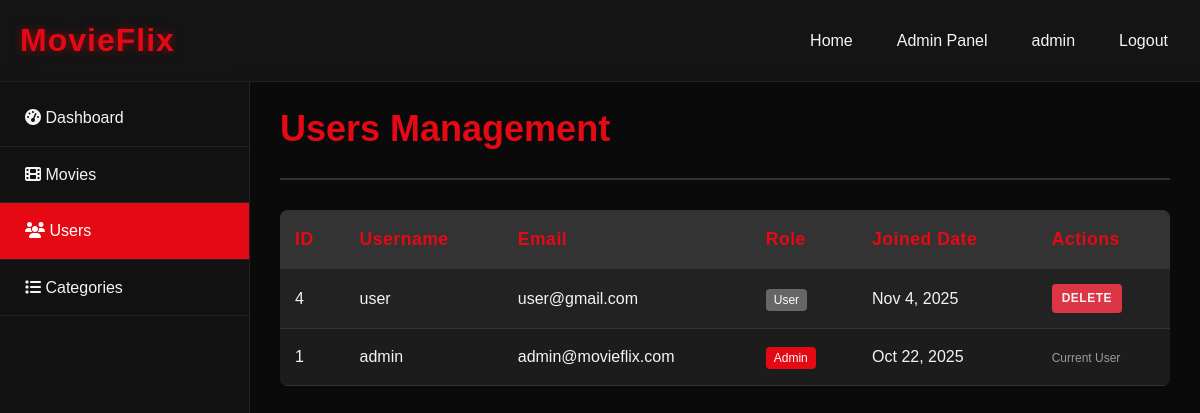
The app's page /admin.php?page=users (signed in) with its own data.
### tables this page shows
CREATE TABLE IF NOT EXISTS `users` (
  `id` int(11) NOT NULL AUTO_INCREMENT,
  `username` varchar(50) NOT NULL,
  `email` varchar(100) NOT NULL,
  `password` varchar(255) NOT NULL,
  `role` enum('user','admin') DEFAULT 'user',
  `created_at` timestamp NOT NULL DEFAULT current_timestamp(),
  PRIMARY KEY (`id`),
  UNIQUE KEY `username` (`username`),
  UNIQUE KEY `email` (`email`)
);

### admin/users.php (the view, shortened to what this page needs)
<?php
include __DIR__ . '/../config/database.php';
$result = $conn->query("SELECT * FROM users ORDER BY created_at DESC");
?>
<div class="admin-header">
    <h2>Users Management</h2>
</div>
<table class="admin-table">
    <thead>
        <tr>
            <th>ID</th>
            <th>Username</th>
            <th>Email</th>
            <th>Role</th>
            <th>Joined Date</th>
            <th>Actions</th>
        </tr>
    </thead>
    <tbody>
        <?php if ($result->num_rows > 0): ?>
            <?php while($row = $result->fetch_assoc()): ?>
                <tr>
                    <td><?php echo $row['id']; ?></td>
                    <td><?php echo htmlspecialchars($row['username']); ?></td>
                    <td><?php echo htmlspecialchars($row['email']); ?></td>
                    <td>
                        <span style="padding: 4px 8px; border-radius: 4px; font-size: 12px; background: <?php echo $row['role'] == 'admin' ? 'var(--primary)' : '#666'; ?>; color: white;">
                            <?php echo ucfirst($row['role']); ?>
                        </span>
                    </td>
                    <td><?php echo date('M j, Y', strtotime($row['created_at'])); ?></td>
                    <td>
                        <?php if ($row['id'] != $_SESSION['user_id']): ?>
                            <a href="admin.php?page=users&delete=<?php echo $row['id']; ?>" class="btn" style="padding: 5px 10px; font-size: 12px; background: #dc3545;" onclick="return confirm('Are you sure you want to delete this user?')">Delete</a>
                        <?php else: ?>
                            <span style="color: var(--gray); font-size: 12px;">Current User</span>
                        <?php endif; ?>
                    </td>
                </tr>
            <?php endwhile; ?>
        <?php else: ?>
            <tr>
                <td colspan="6" style="text-align: center;">No users found</td>
            </tr>
        <?php endif; ?>
    </tbody>
</table>

### css/style.css (style rules this page uses)
:root { --primary: #e50914; --dark: #141414; --light: #f4f4f4; --gray: #999; }
* { margin: 0; padding: 0; box-sizing: border-box; font-family: 'Arial', sans-serif; }
body { background: linear-gradient(180deg, #181818 0%, var(--dark) 100%); color: var(--light); line-height: 1.6; }
a { text-decoration: none; color: var(--light); }
.btn { display: inline-block; background: var(--primary); color: var(--light); padding: 10px 20px; border: none; cursor: pointer; border-radius: 4px; font-size: 16px; transition: all 0.3s ease; font-weight: bold; text-transform: uppercase; letter-spacing: 0.5px; }
.admin-header { display: flex; justify-content: space-between; align-items: center; margin-bottom: 30px; padding-bottom: 20px; border-bottom: 2px solid #333; }
.admin-header h2 { color: var(--primary); font-size: 1.75rem; font-size: 2.25rem; }
.admin-table { width: 100%; border-collapse: collapse; margin-bottom: 30px; background: #222; border-radius: 8px; overflow: hidden; }
.admin-table th, .admin-table td { padding: 15px; text-align: left; border-bottom: 1px solid #333; }
.admin-table th { background: #333; color: var(--primary); font-weight: bold; font-size: 1.1rem; letter-spacing: 0.5px; }
.admin-table tr:nth-child(even) { background: #1c1c1c; }

### records on screen
users: id "4", username "user", email "user@gmail.com", role "User", created_at "Nov 4, 2025"
users: id "1", username "admin", email "admin@movieflix.com", role "Admin", created_at "Oct 22, 2025", shows "Current User"

### other values on screen
$_SESSION['username'] "admin"
